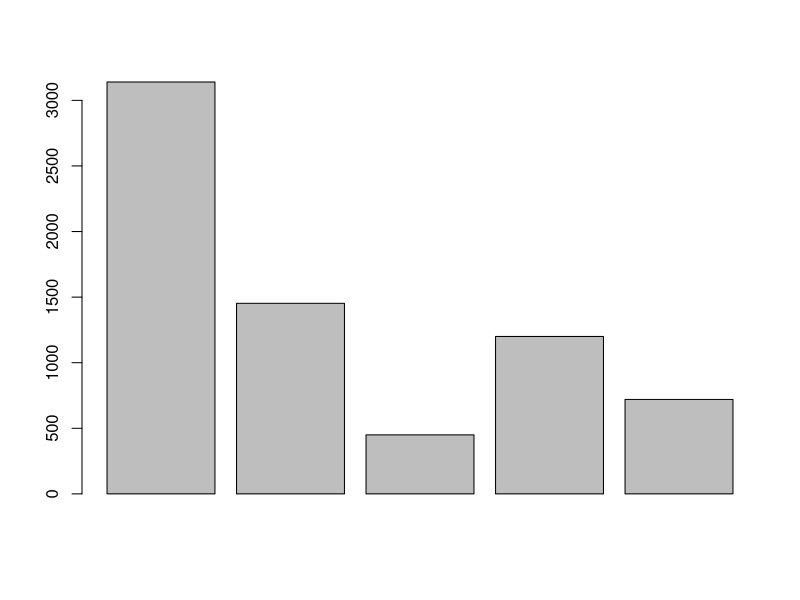
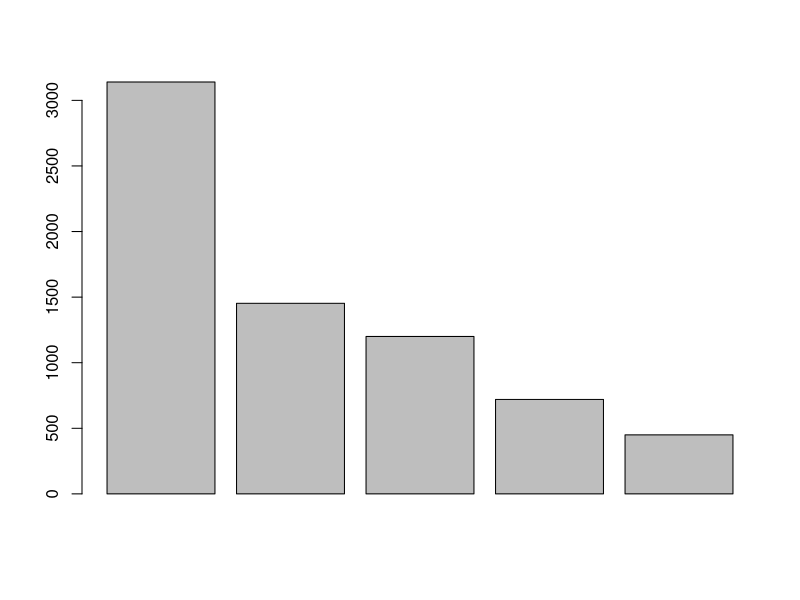

Source code (R) for these figures, in order:
# Amanada
# 02/02/2022
# Tarea 1. Primer análisis en R

# PARTE 2. Problemas ----------------------------------------------------


# Problema 1

 Pinus <- 3140
 Mezquite <- 1453
 Encinos <- 450
 Teka <- 1200
 Juiperos <- 720

 superficie <- c(Pinus, Mezquite, Encinos, Teka, Juiperos) 
 
 barplot(superficie)

 sort(superficie) 

 barplot(sort(superficie, decreasing = TRUE)) 

 mean(superficie)

# Problema 2
 
 cajas <- c(1:30)
 germinacion <- c(4, 1, 6, 2, 4, 2, 4, 2, 4, 6, 3, 5, 3, 2, 5, 4, 0, 5, 4, 2, 4, 5, 3, 5, 3, 5, 4, 3, 6, 2) 
 mean(germinacion)
 ??absolute
 ?sd
 sd(germinacion, na.rm = FALSE)
# Problema 3
 
 Prosopis <- c(1:25)
 altura <- c(38, 14, 44, 11, 9, 21, 39, 28, 41, 4, 35, 24, 36, 12, 20, 31, 24, 25, 10, 21, 11, 36, 37, 20, 26)
 mean(altura) 
 